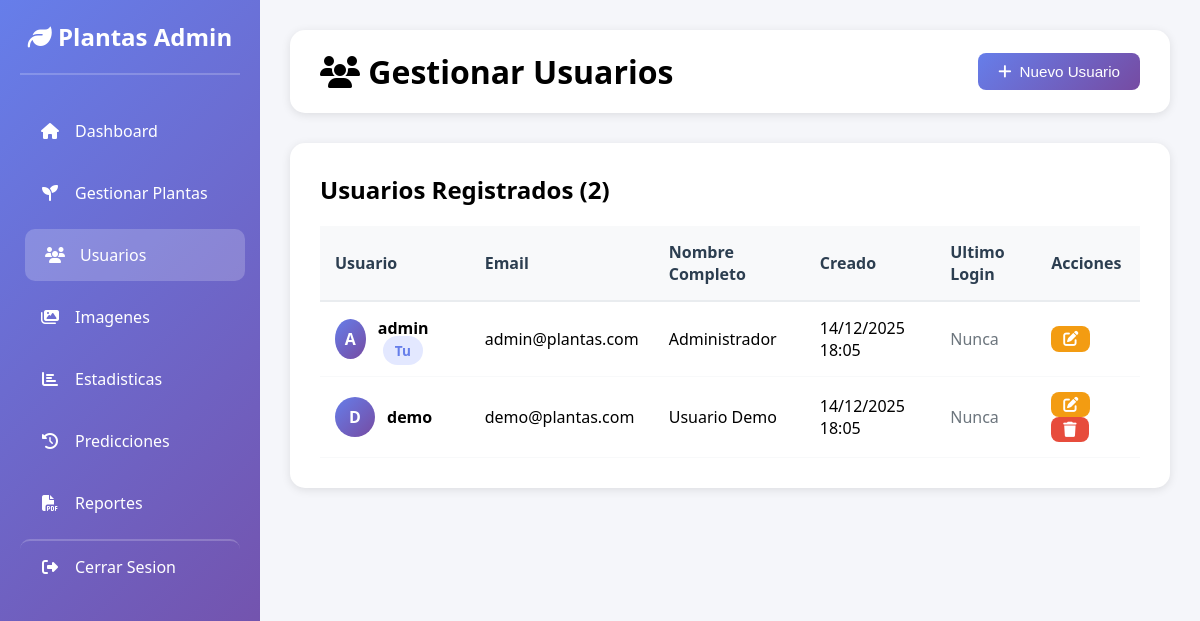
Screenshot of /views/admin/manage_users.php (signed in) with the database file from the repository.
### tables this page shows
CREATE TABLE IF NOT EXISTS users (
    id INT AUTO_INCREMENT PRIMARY KEY,
    username VARCHAR(50) UNIQUE NOT NULL,
    password VARCHAR(255) NOT NULL COMMENT 'Password hasheado con bcrypt',
    email VARCHAR(100),
    full_name VARCHAR(150),
    role ENUM('admin', 'user') DEFAULT 'user',
    is_active BOOLEAN DEFAULT TRUE,
    created_at TIMESTAMP DEFAULT CURRENT_TIMESTAMP,
    updated_at TIMESTAMP DEFAULT CURRENT_TIMESTAMP ON UPDATE CURRENT_TIMESTAMP,
    last_login TIMESTAMP NULL,
    INDEX idx_username (username),
    INDEX idx_email (email)
);

### models/Database.php (called while the page is built)
<?php
class Database {
    private static $instance = null;
    private $pdo;
    private function __construct() {
        $host = 'localhost';
        $dbname = 'plantas_db';
        $username = 'root';
        $password = '';
        try {
            $this->pdo = new PDO(
                "mysql:host={$host};dbname={$dbname};charset=utf8mb4",
                $username,
                $password,
                [
                    PDO::ATTR_ERRMODE => PDO::ERRMODE_EXCEPTION,
                    PDO::ATTR_DEFAULT_FETCH_MODE => PDO::FETCH_ASSOC,
                    PDO::ATTR_EMULATE_PREPARES => false
                ]
            );
        } catch (PDOException $e) {
            error_log("Database connection error: " . $e->getMessage());
            die(json_encode(['error' => 'Database connection failed']));
        }
    }
    public static function getInstance() {
        if (self::$instance === null) {
            self::$instance = new self();
        }
        return self::$instance;
    }
    public function getConnection() {
        return $this->pdo;
    }
}

### models/User.php (called while the page is built, shortened)
<?php
require_once __DIR__ . '/Database.php';
class User {
    private $pdo;
    public function __construct() {
        $this->pdo = Database::getInstance()->getConnection();
    }
    public function getAll() {
        $stmt = $this->pdo->query("SELECT id, username, email, full_name, created_at, last_login FROM users ORDER BY created_at DESC");
        return $stmt->fetchAll();
    }
}

### views/admin/manage_users.php (the view, shortened to what this page needs)
<?php
require_once __DIR__ . '/../../models/User.php';
$userModel = new User();
$users = $userModel->getAll();
?>
<!DOCTYPE html>
<html lang="es">
<head>
    <link rel="stylesheet" href="https://cdnjs.cloudflare.com/ajax/libs/font-awesome/6.4.0/css/all.min.css">
</head>
<body>
    <div class="sidebar">
        <h2><i class="fas fa-leaf"></i> Plantas Admin</h2>
        <a href="index.php" class="nav-item"><i class="fas fa-home"></i><span>Dashboard</span></a>
        <a href="manage_plants.php" class="nav-item"><i class="fas fa-seedling"></i><span>Gestionar Plantas</span></a>
        <a href="manage_users.php" class="nav-item active"><i class="fas fa-users"></i><span>Usuarios</span></a>
        <a href="upload_images.php" class="nav-item"><i class="fas fa-images"></i><span>Imagenes</span></a>
        <a href="statistics.php" class="nav-item"><i class="fas fa-chart-bar"></i><span>Estadisticas</span></a>
        <a href="predictions.php" class="nav-item"><i class="fas fa-history"></i><span>Predicciones</span></a>
        <a href="reports.php" class="nav-item"><i class="fas fa-file-pdf"></i><span>Reportes</span></a>
        <a href="logout.php" class="nav-item" style="margin-top: auto; border-top: 2px solid rgba(255,255,255,0.2); padding-top: 15px;">
            <i class="fas fa-sign-out-alt"></i>
            <span>Cerrar Sesion</span>
        </a>
    </div>
    <div class="main-content">
        <div class="header">
            <h1><i class="fas fa-users"></i> Gestionar Usuarios</h1>
            <button class="btn btn-primary" onclick="openModal('add')"><i class="fas fa-plus"></i> Nuevo Usuario</button>
        </div>
        <div class="content-section">
            <h2 style="margin-bottom: 20px;">Usuarios Registrados (<?php echo count($users); ?>)</h2>
            <table>
                <thead>
                    <tr>
                        <th>Usuario</th>
                        <th>Email</th>
                        <th>Nombre Completo</th>
                        <th>Creado</th>
                        <th>Ultimo Login</th>
                        <th>Acciones</th>
                    </tr>
                </thead>
                <tbody>
                    <?php foreach ($users as $user): ?>
                    <tr>
                        <td>
                            <div style="display: flex; align-items: center; gap: 12px;">
                                <div class="user-avatar"><?php echo strtoupper(substr($user['username'], 0, 1)); ?></div>
                                <div>
                                    <strong><?php echo htmlspecialchars($user['username']); ?></strong>
                                    <?php if ($user['id'] == $_SESSION['user_id']): ?>
                                        <span class="badge badge-primary" style="margin-left: 5px;">Tu</span>
                                    <?php endif; ?>
                                </div>
                            </div>
                        </td>
                        <td><?php echo htmlspecialchars($user['email']); ?></td>
                        <td><?php echo htmlspecialchars($user['full_name']); ?></td>
                        <td><?php echo date('d/m/Y H:i', strtotime($user['created_at'])); ?></td>
                        <td>
                            <?php if ($user['last_login']): ?>
                                <span class="badge badge-success"><?php echo date('d/m/Y H:i', strtotime($user['last_login'])); ?></span>
                            <?php else: ?>
                                <span style="color: #6c757d;">Nunca</span>
                            <?php endif; ?>
                        </td>
                        <td>
                            <button class="btn btn-warning" style="padding: 5px 12px;" onclick='editUser(<?php echo json_encode($user); ?>)'><i class="fas fa-edit"></i></button>
                            <?php if ($user['id'] != $_SESSION['user_id']): ?>
                                <button class="btn btn-danger" style="padding: 5px 12px;" onclick="deleteUser(<?php echo $user['id']; ?>, '<?php echo htmlspecialchars($user['username']); ?>')"><i class="fas fa-trash"></i></button>
                            <?php endif; ?>
                        </td>
                    </tr>
                    <?php endforeach; ?>
                </tbody>
            </table>
        </div>
    </div>
</body>
</html>

### views/admin/manage_users.php (style rules this page uses)
* { margin: 0; padding: 0; box-sizing: border-box; }
body { font-family: 'Segoe UI', Tahoma, Geneva, Verdana, sans-serif; background: #f5f6fa; }
.sidebar { position: fixed; left: 0; top: 0; height: 100vh; width: 260px; background: linear-gradient(135deg, #667eea 0%, #764ba2 100%); padding: 20px; color: white; overflow-y: auto; z-index: 1000; }
.sidebar h2 { font-size: 1.5em; margin-bottom: 30px; text-align: center; padding-bottom: 20px; border-bottom: 2px solid rgba(255,255,255,0.2); }
.nav-item { padding: 15px 20px; margin: 10px 0; border-radius: 10px; cursor: pointer; transition: all 0.3s; display: flex; align-items: center; gap: 15px; color: white; text-decoration: none; }
.nav-item:hover, .nav-item.active { background: rgba(255,255,255,0.2); transform: translateX(5px); }
.nav-item i { width: 20px; text-align: center; }
.main-content { margin-left: 260px; padding: 30px; }
.header { background: white; padding: 20px 30px; border-radius: 15px; box-shadow: 0 2px 10px rgba(0,0,0,0.1); margin-bottom: 30px; display: flex; justify-content: space-between; align-items: center; }
.content-section { background: white; padding: 30px; border-radius: 15px; box-shadow: 0 2px 10px rgba(0,0,0,0.1); margin-bottom: 25px; }
.btn { padding: 10px 20px; border: none; border-radius: 8px; cursor: pointer; font-size: 0.95em; transition: all 0.3s; text-decoration: none; display: inline-flex; align-items: center; gap: 8px; }
.btn-primary { background: linear-gradient(135deg, #667eea 0%, #764ba2 100%); color: white; }
.btn-danger { background: #e74c3c; color: white; }
.btn-warning { background: #f39c12; color: white; }
table { width: 100%; border-collapse: collapse; margin-top: 20px; }
th { background: #f8f9fa; padding: 15px; text-align: left; font-weight: 600; color: #2c3e50; border-bottom: 2px solid #e9ecef; }
td { padding: 15px; border-bottom: 1px solid #f8f9fa; }
.badge { padding: 5px 12px; border-radius: 20px; font-size: 0.85em; font-weight: 600; }
.badge-primary { background: #e3e8ff; color: #667eea; }
.user-avatar { width: 40px; height: 40px; border-radius: 50%; background: linear-gradient(135deg, #667eea 0%, #764ba2 100%); display: flex; align-items: center; justify-content: center; color: white; font-weight: bold; }

### rows the page displays
users: username "A", username "admin", shows "Tu", email "admin@plantas.com", full_name "Administrador", created_at "14/12/2025 18:05", shows "Nunca"
users: username "D", username "demo", email "demo@plantas.com", full_name "Usuario Demo", created_at "14/12/2025 18:05", shows "Nunca"

### other values shown
count($users) "2"
